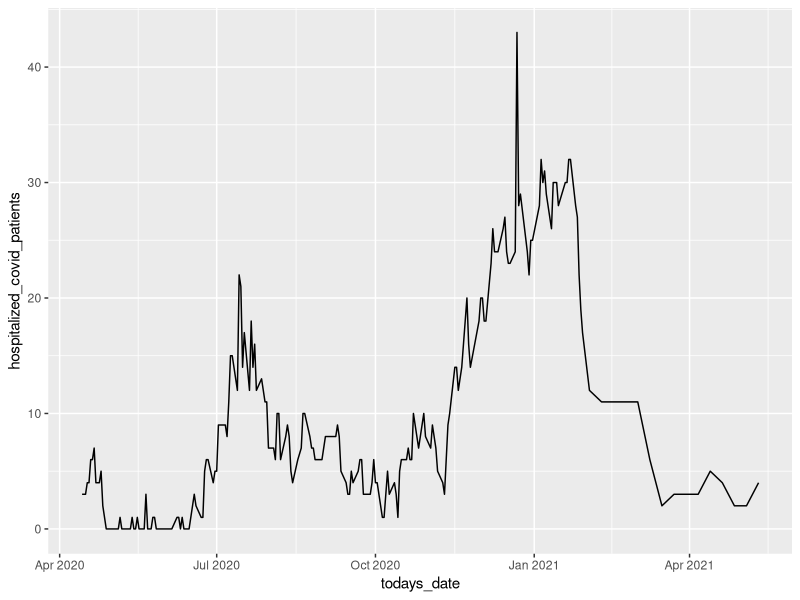
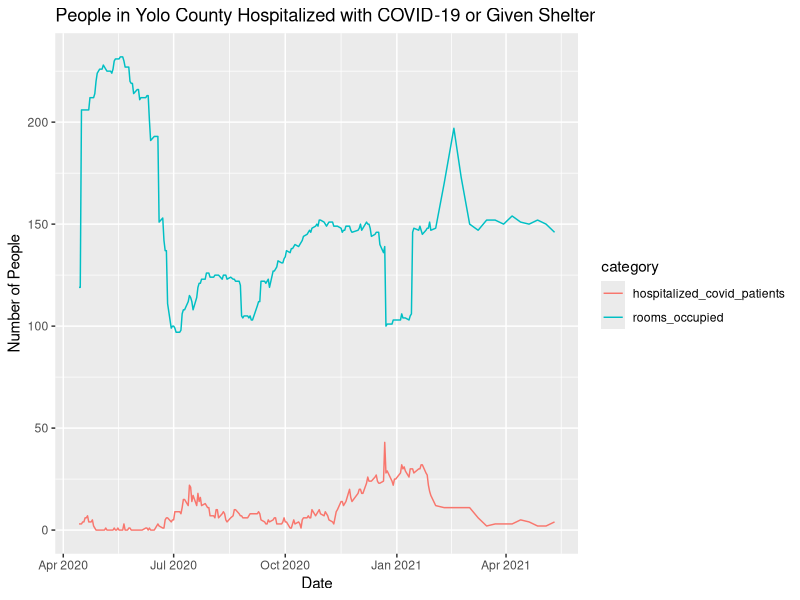
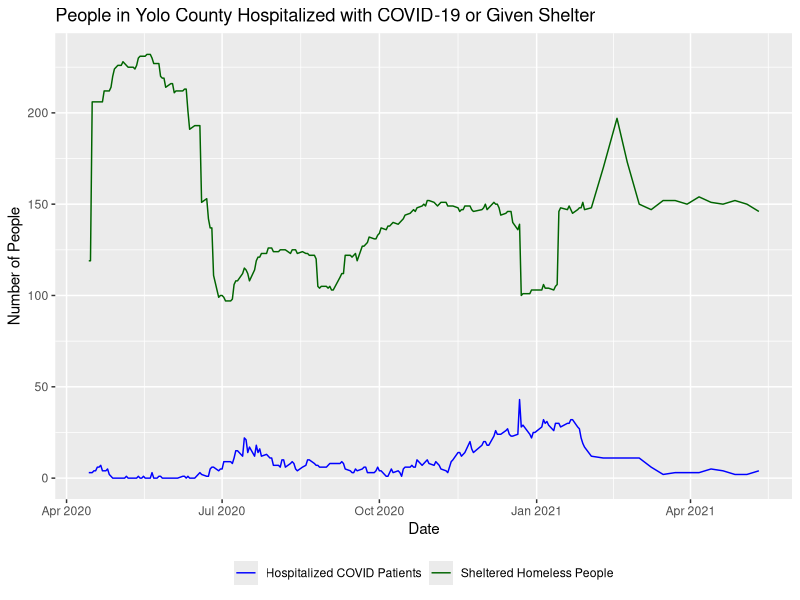
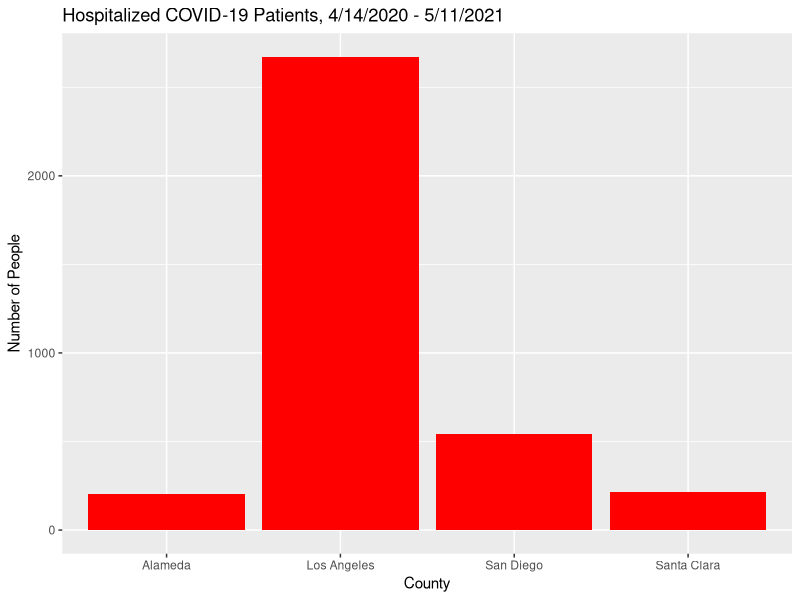
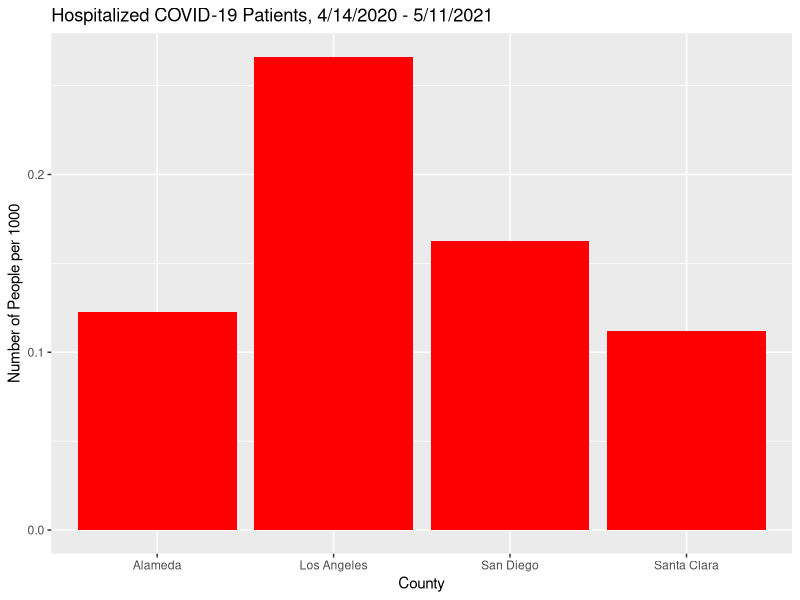

Write R code to recreate these figures, in order.
## ---- chunk 1
library(dplyr)
library(stringr)
library(tidyr)
library(ggplot2)
## ---- chunk 2
hospital <- read.csv("hospital.csv")
homeless <- read.csv("homeless.csv")
## ---- chunk 3
str(hospital)
str(homeless)
## ---- chunk 4
sort(unique(hospital$county))
## ---- chunk 5
homeless$county %>% unique %>% sort
## ---- chunk 6
homeless$county %>% str_remove("County") %>% str_trim %>% unique %>% sort
## ---- chunk 7
tribes <- c("Bishop Paiute Tribal Council", "Hoopa Valley Tribe", "Wilton Rancheria",
            "Wilton Rancheria Tribe")
homeless <- homeless %>% filter(!(county %in% tribes)) %>%
  mutate(county = county %>% str_remove("County") %>% str_trim, date = as.Date(date))
hospital <- hospital %>% mutate(todays_date = as.Date(todays_date))
## ---- chunk 8
print(paste("First Date:", min(hospital$todays_date)))
print(paste("Last Date:", max(hospital$todays_date)))
print(paste("Number of Days:", length(unique(hospital$todays_date))))
## ---- chunk 9
print(paste("First Date:", min(homeless$date)))
print(paste("Last Date:", max(homeless$date)))
print(paste("Number of Days:", length(unique(homeless$date))))
## ---- chunk 10
joined <- hospital %>%
  inner_join(homeless, by = c("county", "todays_date" = "date"))
str(joined)
## ---- chunk 11
head(joined)
## ---- chunk 12
joined %>% filter(!is.na(hospitalized_covid_patients)) %>% head
## ---- chunk 13
joined <- joined %>% mutate_if(is.numeric, ~ifelse(is.na(.), 0, .)) %>%
  mutate(hospitalized_covid_patients = hospitalized_covid_confirmed_patients +
           hospitalized_suspected_covid_patients)
head(joined)
## ---- chunk 14
joined_yolo <- joined %>% filter(county == "Yolo")
head(joined_yolo)
## ---- chunk 15
joined_yolo <- joined_yolo %>% select(todays_date, hospitalized_covid_patients,
                                      rooms_occupied)
head(joined_yolo)
## ---- chunk 16
joined_yolo %>% ggplot(aes(x = todays_date, y = hospitalized_covid_patients)) + geom_line()
## ---- chunk 17
joined_yolo_gather <- joined_yolo %>% gather(category, number_people, -todays_date)
rbind(head(joined_yolo_gather),
      head(joined_yolo_gather %>% filter(category == "rooms_occupied")))
## ---- chunk 18
joined_yolo_spread <- joined_yolo_gather %>% spread(category, number_people)
head(joined_yolo_spread)
## ---- chunk 19
joined_yolo_gather %>% ggplot(aes(x = todays_date, y = number_people, color = category)) +
  geom_line() + xlab("Date") + ylab("Number of People") +
  ggtitle("People in Yolo County Hospitalized with COVID-19 or Given Shelter")
## ---- chunk 20
joined_yolo_gather %>% ggplot(aes(x = todays_date, y = number_people, color = category)) +
  geom_line() + xlab("Date") + ylab("Number of People") +
  ggtitle("People in Yolo County Hospitalized with COVID-19 or Given Shelter") +
  theme(legend.position = "bottom") +
  scale_color_manual(name = NULL, values = c("blue", "darkgreen"),
                     labels = c("Hospitalized COVID Patients",
                                "Sheltered Homeless People"))
## ---- chunk 21
joined_county <- joined %>% group_by(county) %>%
  summarize_at(vars(hospitalized_covid_patients), mean)
head(joined_county)
## ---- chunk 22
counties_of_interest <- c("Los Angeles", "San Diego", "Santa Clara", "Alameda")
joined_county %>% filter(county %in% counties_of_interest) %>%
  ggplot(aes(x = county, y = hospitalized_covid_patients)) +
  geom_col(fill = "red") + xlab("County") + ylab("Number of People") +
  ggtitle("Hospitalized COVID-19 Patients, 4/14/2020 - 5/11/2021")
## ---- chunk 23
county_pop_2019 <- data.frame("County" = sort(counties_of_interest),
                              "Population" = c(1671329, 10039107, 3338330, 1927952))
county_pop_2019
## ---- chunk 24
hcp <- joined_county$hospitalized_covid_patients
1000 * (hcp[joined_county$county %in% counties_of_interest] / county_pop_2019$Population)
## ---- chunk 25
joined_county %>% filter(county %in% counties_of_interest) %>%
  mutate(hospitalized_covid_patients = 1000 *
           (hospitalized_covid_patients / county_pop_2019$Population)) %>%
  ggplot(aes(x = county, y = hospitalized_covid_patients)) +
  geom_col(fill = "red") + xlab("County") +
  ylab("Number of People per 1000") +
  ggtitle("Hospitalized COVID-19 Patients, 4/14/2020 - 5/11/2021")
